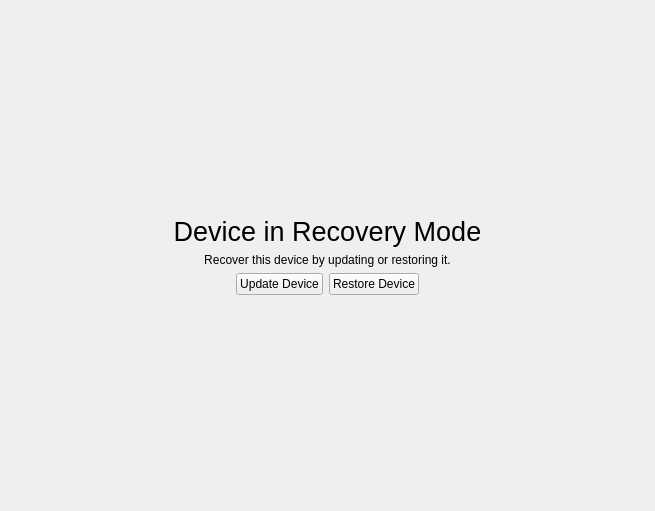
<?xml version="1.0" encoding="UTF-8"?>
<ui version="4.0">
 <class>RecoveryIDeviceWidget</class>
 <widget class="QWidget" name="RecoveryIDeviceWidget">
  <property name="geometry">
   <rect>
    <x>0</x>
    <y>0</y>
    <width>655</width>
    <height>511</height>
   </rect>
  </property>
  <property name="windowTitle">
   <string>Form</string>
  </property>
  <layout class="QVBoxLayout" name="verticalLayout">
   <item>
    <spacer name="verticalSpacer_2">
     <property name="orientation">
      <enum>Qt::Vertical</enum>
     </property>
     <property name="sizeHint" stdset="0">
      <size>
       <width>20</width>
       <height>40</height>
      </size>
     </property>
    </spacer>
   </item>
   <item>
    <widget class="QLabel" name="label">
     <property name="font">
      <font>
       <pointsize>20</pointsize>
      </font>
     </property>
     <property name="text">
      <string>Device in Recovery Mode</string>
     </property>
     <property name="alignment">
      <set>Qt::AlignCenter</set>
     </property>
    </widget>
   </item>
   <item>
    <widget class="QLabel" name="label_2">
     <property name="text">
      <string>Recover this device by updating or restoring it.</string>
     </property>
     <property name="alignment">
      <set>Qt::AlignCenter</set>
     </property>
    </widget>
   </item>
   <item>
    <layout class="QHBoxLayout" name="horizontalLayout">
     <item>
      <spacer name="horizontalSpacer">
       <property name="orientation">
        <enum>Qt::Horizontal</enum>
       </property>
       <property name="sizeHint" stdset="0">
        <size>
         <width>40</width>
         <height>20</height>
        </size>
       </property>
      </spacer>
     </item>
     <item>
      <widget class="QPushButton" name="updateButton">
       <property name="text">
        <string>Update Device</string>
       </property>
       <property name="icon">
        <iconset theme="phone-upgrade"/>
       </property>
      </widget>
     </item>
     <item>
      <widget class="QPushButton" name="restoreButton">
       <property name="text">
        <string>Restore Device</string>
       </property>
       <property name="icon">
        <iconset theme="phone-erase"/>
       </property>
      </widget>
     </item>
     <item>
      <spacer name="horizontalSpacer_2">
       <property name="orientation">
        <enum>Qt::Horizontal</enum>
       </property>
       <property name="sizeHint" stdset="0">
        <size>
         <width>40</width>
         <height>20</height>
        </size>
       </property>
      </spacer>
     </item>
    </layout>
   </item>
   <item>
    <spacer name="verticalSpacer">
     <property name="orientation">
      <enum>Qt::Vertical</enum>
     </property>
     <property name="sizeHint" stdset="0">
      <size>
       <width>20</width>
       <height>40</height>
      </size>
     </property>
    </spacer>
   </item>
  </layout>
 </widget>
 <resources/>
 <connections/>
</ui>
